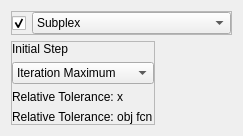
                     <widget class="QWidget" name="page_2">
                      <property name="geometry">
                       <rect>
                        <x>0</x>
                        <y>0</y>
                        <width>217</width>
                        <height>125</height>
                       </rect>
                      </property>
                      <attribute name="label">
                       <string>Local Optimization</string>
                      </attribute>
                      <layout class="QGridLayout" name="gridLayout_47">
                       <item row="0" column="0" colspan="3">
                        <widget class="QFrame" name="frame_20">
                         <property name="frameShape">
                          <enum>QFrame::StyledPanel</enum>
                         </property>
                         <property name="frameShadow">
                          <enum>QFrame::Raised</enum>
                         </property>
                         <layout class="QGridLayout" name="gridLayout_46">
                          <property name="leftMargin">
                           <number>0</number>
                          </property>
                          <property name="topMargin">
                           <number>0</number>
                          </property>
                          <property name="rightMargin">
                           <number>0</number>
                          </property>
                          <property name="bottomMargin">
                           <number>0</number>
                          </property>
                          <item row="0" column="1">
                           <widget class="QComboBox" name="local_opt_choice_box">
                            <property name="sizePolicy">
                             <sizepolicy hsizetype="MinimumExpanding" vsizetype="Fixed">
                              <horstretch>0</horstretch>
                              <verstretch>0</verstretch>
                             </sizepolicy>
                            </property>
                            <property name="currentIndex">
                             <number>0</number>
                            </property>
                            <item>
                             <property name="text">
                              <string>Subplex</string>
                             </property>
                            </item>
                            <item>
                             <property name="text">
                              <string>COBYLA</string>
                             </property>
                            </item>
                            <item>
                             <property name="text">
                              <string>BOBYQA</string>
                             </property>
                            </item>
                            <item>
                             <property name="text">
                              <string>IPOPT (Interior Point Optimizer)</string>
                             </property>
                            </item>
                            <item>
                             <property name="text">
                              <string>Nelder-Mead Simplex</string>
                             </property>
                            </item>
                           </widget>
                          </item>
                          <item row="0" column="0">
                           <widget class="QCheckBox" name="local_opt_enable_box">
                            <property name="sizePolicy">
                             <sizepolicy hsizetype="Minimum" vsizetype="Minimum">
                              <horstretch>0</horstretch>
                              <verstretch>0</verstretch>
                             </sizepolicy>
                            </property>
                            <property name="text">
                             <string/>
                            </property>
                            <property name="checked">
                             <bool>true</bool>
                            </property>
                           </widget>
                          </item>
                         </layout>
                        </widget>
                       </item>
                       <item row="1" column="2">
                        <widget class="QFrame" name="frame_22">
                         <property name="sizePolicy">
                          <sizepolicy hsizetype="Preferred" vsizetype="MinimumExpanding">
                           <horstretch>0</horstretch>
                           <verstretch>0</verstretch>
                          </sizepolicy>
                         </property>
                         <property name="minimumSize">
                          <size>
                           <width>15</width>
                           <height>0</height>
                          </size>
                         </property>
                         <property name="frameShape">
                          <enum>QFrame::NoFrame</enum>
                         </property>
                         <property name="frameShadow">
                          <enum>QFrame::Plain</enum>
                         </property>
                         <property name="lineWidth">
                          <number>0</number>
                         </property>
                         <layout class="QGridLayout" name="local_opt_layout">
                          <property name="leftMargin">
                           <number>0</number>
                          </property>
                          <property name="topMargin">
                           <number>0</number>
                          </property>
                          <property name="rightMargin">
                           <number>0</number>
                          </property>
                          <property name="bottomMargin">
                           <number>0</number>
                          </property>
                         </layout>
                        </widget>
                       </item>
                       <item row="1" column="0">
                        <widget class="QFrame" name="frame_31">
                         <property name="frameShape">
                          <enum>QFrame::StyledPanel</enum>
                         </property>
                         <property name="frameShadow">
                          <enum>QFrame::Raised</enum>
                         </property>
                         <layout class="QGridLayout" name="gridLayout_61">
                          <property name="leftMargin">
                           <number>0</number>
                          </property>
                          <property name="topMargin">
                           <number>0</number>
                          </property>
                          <property name="rightMargin">
                           <number>0</number>
                          </property>
                          <property name="bottomMargin">
                           <number>0</number>
                          </property>
                          <item row="0" column="0">
                           <widget class="QLabel" name="local_text_1">
                            <property name="text">
                             <string>Initial Step</string>
                            </property>
                           </widget>
                          </item>
                          <item row="2" column="0">
                           <widget class="QLabel" name="local_text_2">
                            <property name="text">
                             <string>Relative Tolerance: x</string>
                            </property>
                           </widget>
                          </item>
                          <item row="1" column="0">
                           <widget class="QComboBox" name="local_stop_criteria_box">
                            <item>
                             <property name="text">
                              <string>Iteration Maximum</string>
                             </property>
                            </item>
                            <item>
                             <property name="text">
                              <string>Maximum Time [min]</string>
                             </property>
                            </item>
                            <item>
                             <property name="text">
                              <string>No Abort Criteria</string>
                             </property>
                            </item>
                           </widget>
                          </item>
                          <item row="3" column="0">
                           <widget class="QLabel" name="local_text_3">
                            <property name="text">
                             <string>Relative Tolerance: obj fcn</string>
                            </property>
                           </widget>
                          </item>
                         </layout>
                        </widget>
                       </item>
                       <item row="1" column="1">
                        <spacer name="horizontalSpacer_23">
                         <property name="orientation">
                          <enum>Qt::Horizontal</enum>
                         </property>
                         <property name="sizeHint" stdset="0">
                          <size>
                           <width>0</width>
                           <height>20</height>
                          </size>
                         </property>
                        </spacer>
                       </item>
                      </layout>
                     </widget>
